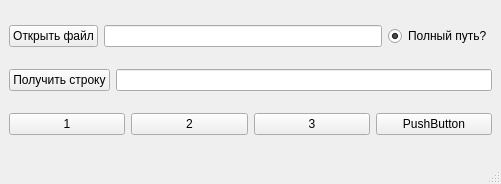
<?xml version="1.0" encoding="UTF-8"?>
<ui version="4.0">
 <class>MainWindow</class>
 <widget class="QMainWindow" name="MainWindow">
  <property name="geometry">
   <rect>
    <x>0</x>
    <y>0</y>
    <width>501</width>
    <height>184</height>
   </rect>
  </property>
  <property name="windowTitle">
   <string>MainWindow</string>
  </property>
  <widget class="QWidget" name="centralwidget">
   <layout class="QVBoxLayout" name="verticalLayout">
    <item>
     <layout class="QHBoxLayout" name="horizontalLayout">
      <item>
       <widget class="QPushButton" name="pushButton_2">
        <property name="text">
         <string>Открыть файл</string>
        </property>
       </widget>
      </item>
      <item>
       <widget class="QLineEdit" name="lineEdit_filename">
        <property name="readOnly">
         <bool>true</bool>
        </property>
       </widget>
      </item>
      <item>
       <widget class="QRadioButton" name="radioButton">
        <property name="text">
         <string>Полный путь?</string>
        </property>
        <property name="checked">
         <bool>true</bool>
        </property>
       </widget>
      </item>
     </layout>
    </item>
    <item>
     <layout class="QHBoxLayout" name="horizontalLayout_2">
      <item>
       <widget class="QPushButton" name="pushButton">
        <property name="text">
         <string>Получить строку</string>
        </property>
       </widget>
      </item>
      <item>
       <widget class="QLineEdit" name="lineEdit_output">
        <property name="readOnly">
         <bool>true</bool>
        </property>
       </widget>
      </item>
     </layout>
    </item>
    <item>
     <layout class="QHBoxLayout" name="horizontalLayout_3">
      <item>
       <widget class="QPushButton" name="pushButton_dialog1">
        <property name="text">
         <string>1</string>
        </property>
       </widget>
      </item>
      <item>
       <widget class="QPushButton" name="pushButton_dialog2">
        <property name="text">
         <string>2</string>
        </property>
       </widget>
      </item>
      <item>
       <widget class="QPushButton" name="pushButton_dialog3">
        <property name="text">
         <string>3</string>
        </property>
       </widget>
      </item>
      <item>
       <widget class="QPushButton" name="pushButton_dialog4">
        <property name="text">
         <string>PushButton</string>
        </property>
       </widget>
      </item>
     </layout>
    </item>
   </layout>
  </widget>
  <widget class="QMenuBar" name="menubar">
   <property name="geometry">
    <rect>
     <x>0</x>
     <y>0</y>
     <width>501</width>
     <height>26</height>
    </rect>
   </property>
  </widget>
  <widget class="QStatusBar" name="statusbar"/>
 </widget>
 <resources/>
 <connections/>
</ui>
